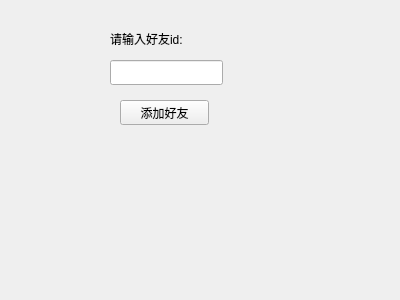
<?xml version="1.0" encoding="UTF-8"?>
<ui version="4.0">
 <class>add_friend</class>
 <widget class="QWidget" name="add_friend">
  <property name="geometry">
   <rect>
    <x>0</x>
    <y>0</y>
    <width>400</width>
    <height>300</height>
   </rect>
  </property>
  <property name="windowTitle">
   <string>Form</string>
  </property>
  <widget class="QLineEdit" name="id_in">
   <property name="geometry">
    <rect>
     <x>110</x>
     <y>60</y>
     <width>113</width>
     <height>25</height>
    </rect>
   </property>
  </widget>
  <widget class="QLabel" name="label">
   <property name="geometry">
    <rect>
     <x>110</x>
     <y>30</y>
     <width>131</width>
     <height>17</height>
    </rect>
   </property>
   <property name="text">
    <string>请输入好友id:</string>
   </property>
  </widget>
  <widget class="QPushButton" name="add_fri_butt">
   <property name="geometry">
    <rect>
     <x>120</x>
     <y>100</y>
     <width>89</width>
     <height>25</height>
    </rect>
   </property>
   <property name="text">
    <string>添加好友</string>
   </property>
  </widget>
 </widget>
 <resources/>
 <connections/>
</ui>
